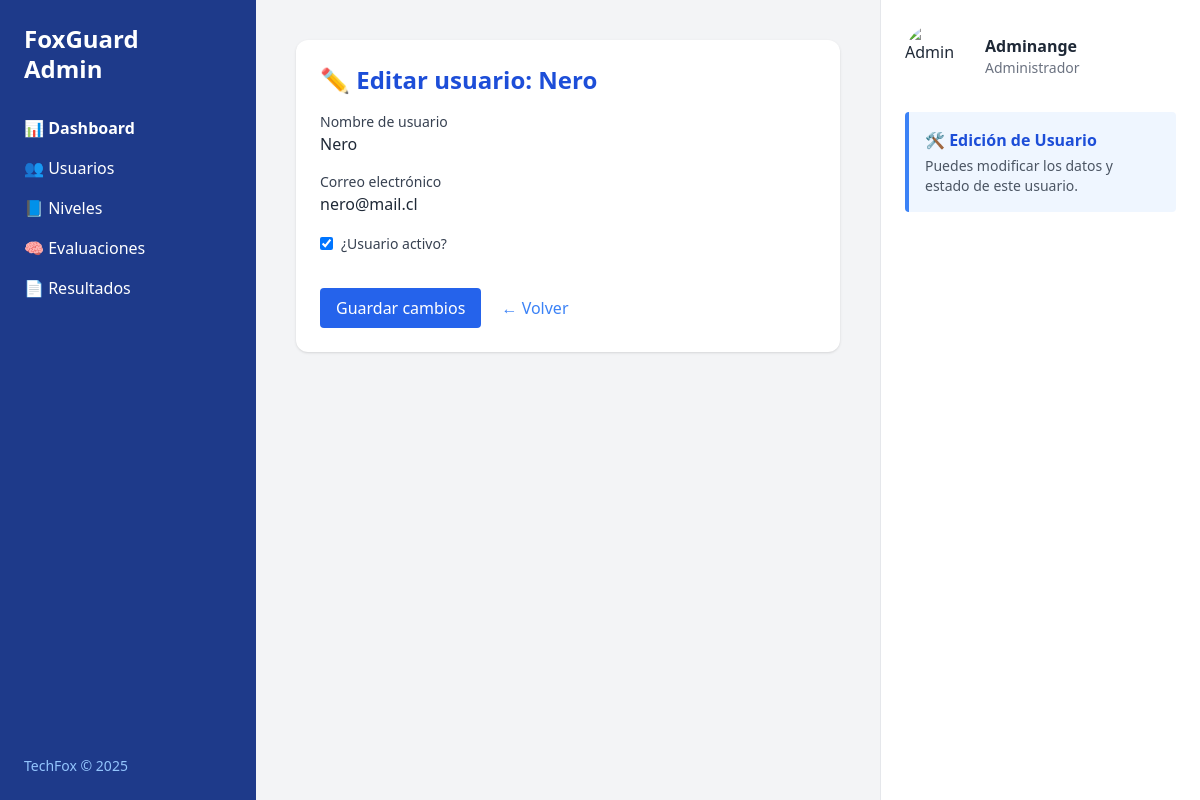
Page /admin-panel/users/3/edit/ (signed in) on the committed database.
### core/models.py (models this page shows, shortened)
class Usuario(AbstractUser):
    is_admin = models.BooleanField(default=False)

### core/views.py (the view)
# urls.py: path('admin-panel/users/<int:user_id>/edit/', views.admin_user_edit, name='admin_user_edit'),
@login_required
@user_passes_test(es_admin)
def admin_user_edit(request, user_id):
    usuario = get_object_or_404(Usuario, id=user_id)
    form = UserEditForm(request.POST or None, instance=usuario)
    if request.method == 'POST' and form.is_valid():
        form.save()
        return redirect('admin_users')
    return render(request, 'core/admin/user_edit.html', {'form': form, 'usuario': usuario})

### core/forms.py
class UserEditForm(forms.ModelForm):
    class Meta:
        model = Usuario
        fields = ['username', 'email', 'is_active']
        widgets = {
            'username': forms.TextInput(attrs={'class': 'input'}),
            'email': forms.EmailInput(attrs={'class': 'input'}),
        }

### core/views.py (called while the page is built)
def es_admin(user):
    return user.is_authenticated and user.is_admin

### core/templates/core/admin/user_edit.html (shortened to what this page needs)
{% load static %}
<!DOCTYPE html>
<html lang="es">
<head>
  <script src="https://cdn.tailwindcss.com"></script>
</head>
<body class="bg-gray-100 text-gray-800">
  <div class="flex h-screen overflow-hidden">
    <aside class="w-64 bg-blue-900 text-white flex flex-col justify-between">
      <div class="p-6">
        <h1 class="text-2xl font-bold mb-8 leading-tight">FoxGuard<br>Admin</h1>
        <nav class="space-y-4 text-base">
          <a href="{% url 'admin_panel' %}" class="block text-white font-semibold">📊 Dashboard</a>
          <a href="{% url 'admin_users' %}" class="block hover:text-blue-200">👥 Usuarios</a>
          <a href="{% url 'admin_levels' %}" class="block hover:text-blue-200">📘 Niveles</a>
          <a href="#" class="block hover:text-blue-200">🧠 Evaluaciones</a>
          <a href="{% url 'admin_evaluation_results' %}" class="block hover:text-blue-200">📄 Resultados</a>
        </nav>
      </div>
      <footer class="p-6 text-sm text-blue-300">
        TechFox © 2025
      </footer>
    </aside>
    <main class="flex-1 p-10 overflow-auto">
      <section class="bg-white rounded-xl shadow p-6 max-w-xl mx-auto">
        <h2 class="text-2xl font-semibold text-blue-700 mb-4">✏️ Editar usuario: {{ usuario.username }}</h2>
        <form method="post" class="space-y-4">
          <div>
            <label for="id_username" class="block text-sm font-medium text-gray-700">Nombre de usuario</label>
            {{ form.username }}
          </div>
          <div>
            <label for="id_email" class="block text-sm font-medium text-gray-700">Correo electrónico</label>
            {{ form.email }}
          </div>
          <div>
            <label for="id_is_active" class="inline-flex items-center">
              {{ form.is_active }}
              <span class="ml-2 text-sm text-gray-700">¿Usuario activo?</span>
            </label>
          </div>
          <div class="pt-4">
            <button type="submit" class="bg-blue-600 text-white px-4 py-2 rounded hover:bg-blue-700">Guardar cambios</button>
            <a href="{% url 'admin_users' %}" class="ml-4 text-blue-500 hover:underline">← Volver</a>
          </div>
        </form>
      </section>
    </main>
    <aside class="w-80 bg-white border-l border-gray-200 p-6 flex flex-col gap-6">
      <div class="flex items-center gap-4">
        <img src="https://source.unsplash.com/100x100/?person,admin" alt="Admin" class="w-16 h-16 rounded-full object-cover">
        <div>
          <p class="font-semibold">{{ request.user.username }}</p>
          <p class="text-sm text-gray-500">Administrador</p>
        </div>
      </div>
      <div class="bg-blue-50 p-4 border-l-4 border-blue-500 rounded">
        <h5 class="font-semibold text-blue-700">🛠 Edición de Usuario</h5>
        <p class="text-sm text-gray-600 mt-1">Puedes modificar los datos y estado de este usuario.</p>
      </div>
    </aside>
  </div>
</body>
</html>

### rows in the picture
Usuario: username "Nero", email "nero@mail.cl", is_active "☑"
Usuario: user.username "Adminange"
